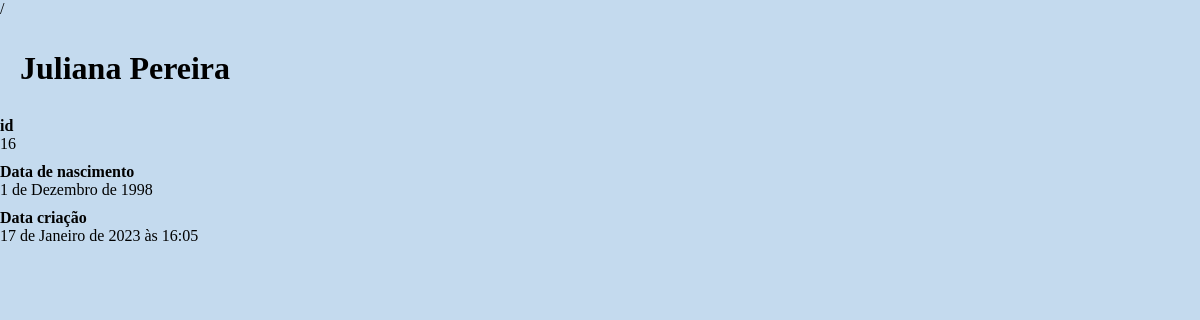
The page /16 on the database its author committed.
### accounts/models.py (models this page shows, shortened)
class Usuario(models.Model):
    choices = [('AD', 'Administrador'), ('AU', 'Autor'),('CO', 'Comum')]
    nome_autor = models.CharField(max_length=100)
    sobrenome = models.CharField(max_length=100, blank=True)
    usuario = models.CharField(max_length=100)
    data_nascimento = models.DateField(blank=True, null=True)
    date_create = models.DateTimeField(default=timezone.now)
    senha = models.CharField(max_length=100)
    tipo = models.CharField(max_length=30, choices=choices, default='CO')

### accounts/views.py (the view)
# urls.py: path('<int:usuario_id>', views.ver_usuario, name='ver_usuario'),
def ver_usuario(request, usuario_id):
    usuario = Usuario.objects.get(id=usuario_id)
    return render(request, 'accounts/ver_usuario.html',{
        'usuario': usuario
    })

### accounts/templates/accounts/ver_usuario.html
{% extends 'base.html' %}
{%block conteudo%}
<div class="main_views_usuario">
    <h1>{{ usuario.nome_autor }} {{ usuario.sobrenome }}</h1>
    <dl>
        <dt>id</dt>
        <dd>{{ usuario.id }}</dd>
        <dt>Data de nascimento</dt>
        <dd>{{ usuario.data_nascimento }}</dd>
        <dt>Data criação</dt>
        <dd>{{ usuario.date_create }}</dd>
    </dl>
</div>
{%endblock%}

### rows shown on the page
Usuario: nome_autor "Juliana", sobrenome "Pereira", id "16", data_nascimento "1 de Dezembro de 1998", date_create "17 de Janeiro de 2023 às 16:05"
